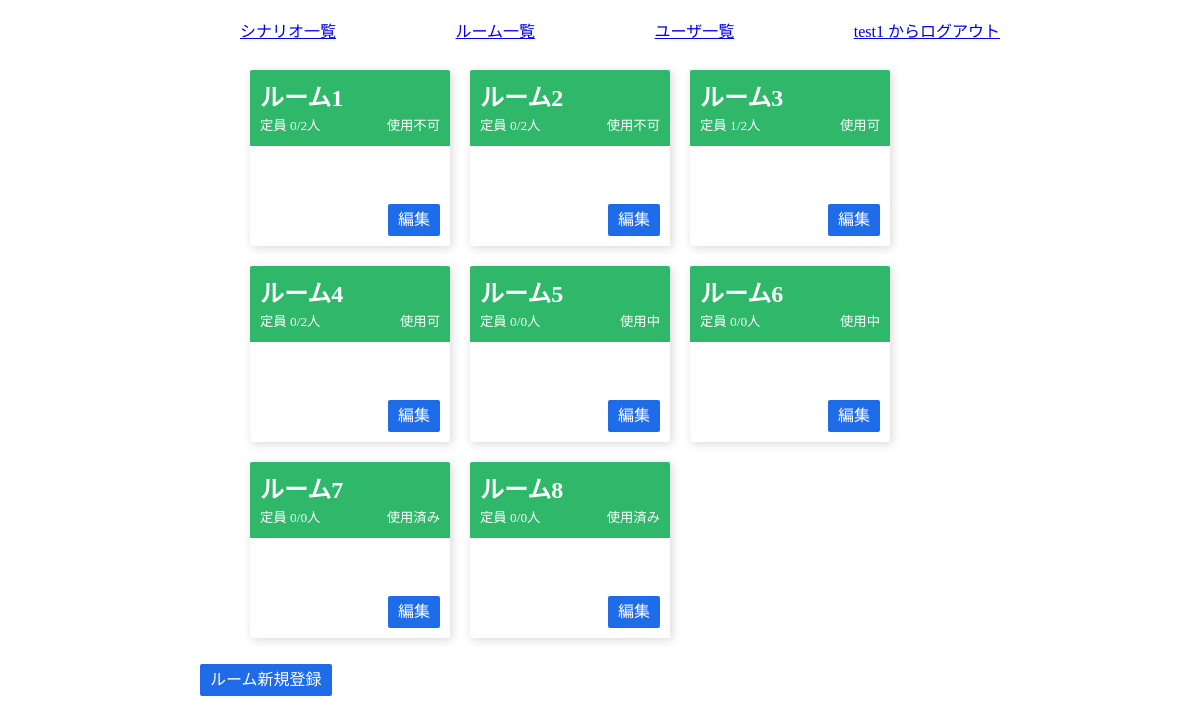
The page /rooms/ (signed in) on the database its author committed.
### flaskr/models/user.py (models this page shows, shortened)
class User(db.Model):
    __tablename__ = "users"
    id        = db.Column("id",       db.Integer,     primary_key=True)
    name      = db.Column("name",     db.String(100), nullable=False, unique=True)
    role      = db.Column("role",     db.Enum(Role),  nullable=False,              default=Role.NORMAL.name)
    _password = db.Column("password", db.String(100), nullable=False)
    messages  = db.relationship("Message", backref="user", lazy=True)
    def _get_password(self):
        return self._password
    def _set_password(self, password):
        password = self.validate_password("password", password)
        if password:
            password = password.strip()
        self._password = generate_password_hash(password)
    password_descriptor = property(_get_password, _set_password)
    password = synonym("_password", descriptor=password_descriptor)
    def is_admin(self):
        return self.role == Role.ADMIN

### flaskr/models/room.py (models this page shows, shortened)
class Room(db.Model):
    __tablename__ = "rooms"
    id      = db.Column("id",      db.Integer,      primary_key=True)
    hash_id = db.Column("hash_id", db.String(100),  nullable=False,   default=generate_hash_id)
    name    = db.Column("name",    db.String(100),  nullable=False)
    status  = db.Column("status",  db.Enum(Status), nullable=False,   default=Status.UNAVAILABLE.name)
    scenarios = db.relationship("Scenario", secondary=room_scenarios, lazy="subquery", backref=db.backref("rooms", lazy=True))
    users     = db.relationship("User",     secondary=room_users,     lazy="subquery", backref=db.backref("rooms", lazy=True))
    messages  = db.relationship("Message", backref="rooms", lazy=True)
    def capacity(self):
        scenarios = self.scenarios
        return len(scenarios)

### flaskr/views/rooms.py (the view)
@bp.route("/")
@login_required
def index():
    if g.user.is_admin():
        rooms = Room.query.all()
    else:
        rooms = Room.query.filter_by(status=Status.AVAILABLE).all()
    return render_template("rooms/index.html", rooms=rooms)

### flaskr/models/room.py (called while the page is built)
    def to_text(self):
        if self == Status.UNAVAILABLE:
            return "使用不可"
        if self == Status.AVAILABLE:
            return "使用可"
        if self == Status.OCCUPIED:
            return "使用中"
        if self == Status.USED:
            return "使用済み"

### flaskr/views/__init__.py (called while the page is built)
def login_required(f):
    @wraps(f)
    def decorated_view(*args, **kwargs):
        if g.user is None:
            return redirect(url_for("auth.login", next=request.path))
        return f(*args, **kwargs)
    return decorated_view

def load_user():
    user_id = session.get("user_id")
    if user_id is None:
        g.user = None
    else:
        g.user = User.query.get(session["user_id"])

### flaskr/templates/rooms/index.html
{% extends "layout.html" %}
{% block body %}
  <ol class="rooms">
  {% for room in rooms %}
    <li class="card">
      {% if g.user.is_admin() %}
        <a href={{ url_for('rooms.show', hash_id=room.hash_id) }}>
      {% else %}
        <a href={{ url_for('rooms.show', hash_id=room.hash_id) }} onclick="return confirm('このルームに入室しますか？')">
      {% endif %}
        <header class="header">
          <h2 class="title">{{ room.name }}</h2>
          <div class="flex_spacebetween">
            <small>定員 {{ room.users|length }}/{{ room.capacity() }}人</small>
            <small>{{ room.status.to_text() }}</small>
          </div>
        </header>
        <div class="body">
        </div>
        {% if g.user.is_admin() %}
          <form action="{{ url_for('rooms.edit', hash_id=room.hash_id) }}">
            <input type="submit" value="編集" class="button">
          </form>
        {% endif %}
      </a>
    </li>
  {% else %}
    <li>ルームがありません。</li>
  {% endfor %}
  </ol>
  {% if g.user.is_admin() %}
    <a class="button" href="{{ url_for('rooms.create') }}">ルーム新規登録</a>
  {% endif %}
{% endblock %}

### flaskr/templates/layout.html (shortened to what this page needs)
<!DOCTYPE html>
<html lang="ja">
<head>
  <link rel=stylesheet type=text/css href="{{ url_for('static', filename='style.css') }}">
</head>
<body>
<div class="page">
  <nav class="global_nav">
    <ol>
      {% if session.user_id %}
        {% if g.user.is_admin() %}
          <li><a href="{{ url_for('scenarios.index') }}">シナリオ一覧</a></li>
          <li><a href="{{ url_for('rooms.index') }}">ルーム一覧</a></li>
          <li><a href="{{ url_for('users.index') }}">ユーザ一覧</a></li>
        {% else %}
          <li><a href="{{ url_for('rooms.index') }}">ルーム一覧</a></li>
        {% endif %}
        <li><a href="{{ url_for('auth.logout') }}">{{ g.user.name }} からログアウト</a></li>
      {% else %}
        <li><a href="{{ url_for('auth.login') }}">ログイン</a></li>
        <li><a href="{{ url_for('users.create') }}">ユーザ新規登録</a></li>
      {% endif %}
    </ol>
  </nav>
  {% block body %}{% endblock %}
</div>
</body>
</html>

### flaskr/static/style.css (style rules this page uses)
:root { --color--white: #FFFFFF; --color--black: #333333; --color--gray: #EFEFEF; --color--green: #2FB76A; --color--blue: #1F6CE9; --color--lightblue: #66CDEF; --color--darkblue: #1B59BE; --color--red: #F33A3A; --color--darkred: #BE1414; --coloralpha--black: #3333332F; }
*, *::before, *::after { box-sizing: border-box; }
body { color: var(--color--black); }
.flex_spacebetween { display: flex; justify-content: space-between; }
.button { -webkit-appearance: button; -moz-appearance: button; appearance: button; text-decoration: none; color: initial; cursor: pointer; padding: 4px 10px; background: var(--color--blue); color: var(--color--white); border: 0; border-radius: 2px; }
.page { max-width: 800px; margin: 20px auto; }
.global_nav ol { width: 100%; display: flex; justify-content: space-between; list-style: none; }
.rooms { display: flex; flex-wrap: wrap; list-style: none; }
.card { width: 200px; margin: 10px; border-radius: 2px; overflow: hidden; box-shadow: 2px 2px 10px var(--coloralpha--black); position: relative; }
.card .header { background: var(--color--green); padding: 10px; color: var(--color--white); }
.card .body { min-height: 100px; }
.card a { text-decoration: none; color: inherit; }
.card .button { position: absolute; right: 10px; bottom: 10px; }

### rows shown on the page
User: user.name "test1"
Room: name "ルーム1", users|length "0", capacity "2", status.to_text "使用不可"
Room: name "ルーム2", users|length "0", capacity "2", status.to_text "使用不可"
Room: name "ルーム3", users|length "1", capacity "2", status.to_text "使用可"
Room: name "ルーム4", users|length "0", capacity "2", status.to_text "使用可"
Room: name "ルーム5", users|length "0", capacity "0", status.to_text "使用中"
Room: name "ルーム6", users|length "0", capacity "0", status.to_text "使用中"
Room: name "ルーム7", users|length "0", capacity "0", status.to_text "使用済み"
Room: name "ルーム8", users|length "0", capacity "0", status.to_text "使用済み"
